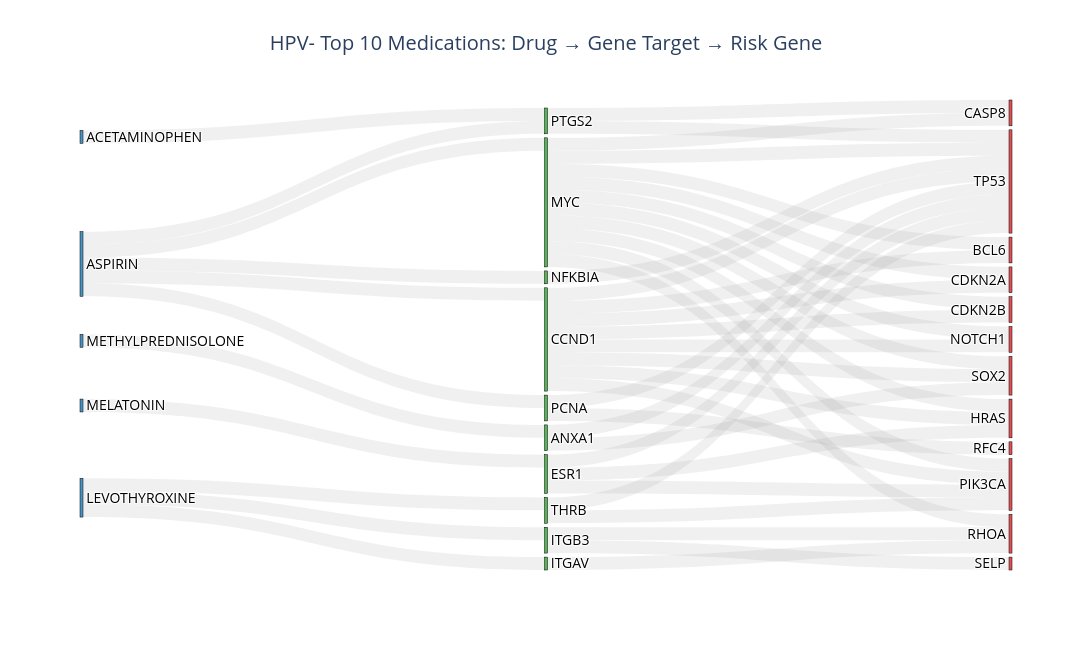
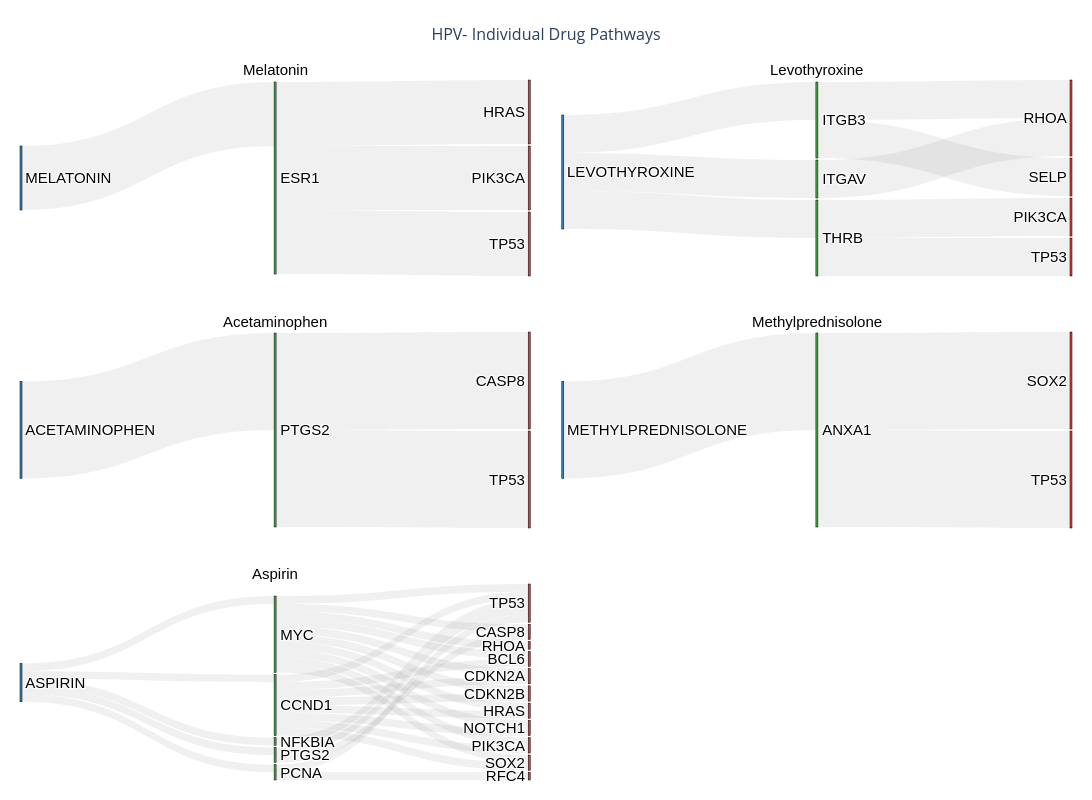

The notebook cell these images were saved under, in order:
### Code cell
# HPV- cohort: Create Sankey diagrams
results_hpv_neg = create_sankey_diagrams(
    cohort='HPV-',
    top_n=10,
    show_combined=True,
    show_individual=True
)

### Figure 1 — Plotly figure (JSON) as saved in the notebook; plotly's stock layout.template omitted (floating-point values rounded to 4 significant figures)
{"data": [{"link": {"color": "rgba(128, 128, 128, 0.12)", "source": [13, 8, 8, 8, 12, 25, 12, 10, 12, 11, 11, 25, 0, 20, 20, 14, 1, 1, 2, 15, 2, 5, 2, 15, 15, 5, 15, 5, 15, 5, 15, 5, 15, 5, 2, 18, 15, 15, 5, 2, 16, 18, 15, 5], "target": [8, 9, 19, 26, 25, 19, 10, 22, 11, 22, 23, 26, 20, 4, 26, 1, 24, 26, 15, 3, 5, 3, 20, 4, 6, 6, 7, 7, 9, 9, 17, 17, 19, 19, 18, 21, 22, 24, 24, 16, 26, 26, 26, 26], "value": [0.03, 0.03, 0.03, 0.03, 0.03, 0.03, 0.03, 0.03, 0.03, 0.03, 0.03, 0.03, 0.03, 0.03, 0.03, 0.03, 0.03, 0.03, 0.03, 0.03, 0.03, 0.03, 0.03, 0.03, 0.03, 0.03, 0.03, 0.03, 0.03, 0.03, 0.03, 0.03, 0.03, 0.03, 0.03, 0.03, 0.03, 0.03, 0.03, 0.03, 0.03, 0.03, 0.03, 0.03]}, "node": {"color": ["rgba(31, 119, 180, 0.8)", "rgba(44, 160, 44, 0.8)", "rgba(31, 119, 180, 0.8)", "rgba(214, 39, 40, 0.8)", "rgba(214, 39, 40, 0.8)", "rgba(44, 160, 44, 0.8)", "rgba(214, 39, 40, 0.8)", "rgba(214, 39, 40, 0.8)", "rgba(44, 160, 44, 0.8)", "rgba(214, 39, 40, 0.8)", "rgba(44, 160, 44, 0.8)", "rgba(44, 160, 44, 0.8)", "rgba(31, 119, 180, 0.8)", "rgba(31, 119, 180, 0.8)", "rgba(31, 119, 180, 0.8)", "rgba(44, 160, 44, 0.8)", "rgba(44, 160, 44, 0.8)", "rgba(214, 39, 40, 0.8)", "rgba(44, 160, 44, 0.8)", "rgba(214, 39, 40, 0.8)", "rgba(44, 160, 44, 0.8)", "rgba(214, 39, 40, 0.8)", "rgba(214, 39, 40, 0.8)", "rgba(214, 39, 40, 0.8)", "rgba(214, 39, 40, 0.8)", "rgba(44, 160, 44, 0.8)", "rgba(214, 39, 40, 0.8)"], "label": ["ACETAMINOPHEN", "ANXA1", "ASPIRIN", "BCL6", "CASP8", "CCND1", "CDKN2A", "CDKN2B", "ESR1", "HRAS", "ITGAV", "ITGB3", "LEVOTHYROXINE", "MELATONIN", "METHYLPREDNISOLONE", "MYC", "NFKBIA", "NOTCH1", "PCNA", "PIK3CA", "PTGS2", "RFC4", "RHOA", "SELP", "SOX2", "THRB", "TP53"], "line": {"color": "black", "width": 0.5}, "pad": 4, "thickness": 3, "x": [0.001, 0.5, 0.001, 0.999, 0.999, 0.5, 0.999, 0.999, 0.5, 0.999, 0.5, 0.5, 0.001, 0.001, 0.001, 0.5, 0.5, 0.999, 0.5, 0.999, 0.5, 0.999, 0.999, 0.999, 0.999, 0.5, 0.999]}, "textfont": {"color": "black", "size": 14}, "type": "sankey"}], "layout": {"font": {"size": 14}, "height": 650, "title": {"text": "HPV- Top 10 Medications: Drug → Gene Target → Risk Gene", "x": 0.5, "xanchor": "center"}, "width": 1400}}

### Figure 2 — Plotly figure (JSON) as saved in the notebook; plotly's stock layout.template omitted (floating-point values rounded to 4 significant figures)
{"data": [{"arrangement": "snap", "domain": {"x": [0, 0.485], "y": [0.72, 1]}, "link": {"color": "rgba(128, 128, 128, 0.12)", "source": [0, 1, 1, 1], "target": [1, 2, 3, 4], "value": [0.015, 0.015, 0.015, 0.015]}, "node": {"color": ["rgba(31, 119, 180, 0.9)", "rgba(44, 160, 44, 0.9)", "rgba(214, 39, 40, 0.9)", "rgba(214, 39, 40, 0.9)", "rgba(214, 39, 40, 0.9)"], "label": ["MELATONIN", "ESR1", "HRAS", "PIK3CA", "TP53"], "line": {"color": "black", "width": 0.5}, "pad": 2, "thickness": 2}, "textfont": {"color": "black", "family": "Arial", "size": 15}, "type": "sankey", "valueformat": ".3f"}, {"arrangement": "snap", "domain": {"x": [0.515, 1], "y": [0.72, 1]}, "link": {"color": "rgba(128, 128, 128, 0.12)", "source": [0, 0, 0, 3, 1, 2, 2, 3], "target": [3, 1, 2, 4, 5, 5, 6, 7], "value": [0.015, 0.015, 0.015, 0.015, 0.015, 0.015, 0.015, 0.015]}, "node": {"color": ["rgba(31, 119, 180, 0.9)", "rgba(44, 160, 44, 0.9)", "rgba(44, 160, 44, 0.9)", "rgba(44, 160, 44, 0.9)", "rgba(214, 39, 40, 0.9)", "rgba(214, 39, 40, 0.9)", "rgba(214, 39, 40, 0.9)", "rgba(214, 39, 40, 0.9)"], "label": ["LEVOTHYROXINE", "ITGAV", "ITGB3", "THRB", "PIK3CA", "RHOA", "SELP", "TP53"], "line": {"color": "black", "width": 0.5}, "pad": 2, "thickness": 2}, "textfont": {"color": "black", "family": "Arial", "size": 15}, "type": "sankey", "valueformat": ".3f"}, {"arrangement": "snap", "domain": {"x": [0, 0.485], "y": [0.36, 0.64]}, "link": {"color": "rgba(128, 128, 128, 0.12)", "source": [0, 1, 1], "target": [1, 2, 3], "value": [0.015, 0.015, 0.015]}, "node": {"color": ["rgba(31, 119, 180, 0.9)", "rgba(44, 160, 44, 0.9)", "rgba(214, 39, 40, 0.9)", "rgba(214, 39, 40, 0.9)"], "label": ["ACETAMINOPHEN", "PTGS2", "CASP8", "TP53"], "line": {"color": "black", "width": 0.5}, "pad": 2, "thickness": 2}, "textfont": {"color": "black", "family": "Arial", "size": 15}, "type": "sankey", "valueformat": ".3f"}, {"arrangement": "snap", "domain": {"x": [0.515, 1], "y": [0.36, 0.64]}, "link": {"color": "rgba(128, 128, 128, 0.12)", "source": [0, 1, 1], "target": [1, 2, 3], "value": [0.015, 0.015, 0.015]}, "node": {"color": ["rgba(31, 119, 180, 0.9)", "rgba(44, 160, 44, 0.9)", "rgba(214, 39, 40, 0.9)", "rgba(214, 39, 40, 0.9)"], "label": ["METHYLPREDNISOLONE", "ANXA1", "SOX2", "TP53"], "line": {"color": "black", "width": 0.5}, "pad": 2, "thickness": 2}, "textfont": {"color": "black", "family": "Arial", "size": 15}, "type": "sankey", "valueformat": ".3f"}, {"arrangement": "snap", "domain": {"x": [0, 0.485], "y": [0, 0.28]}, "link": {"color": "rgba(128, 128, 128, 0.12)", "source": [0, 0, 0, 0, 0, 5, 5, 2, 1, 2, 2, 1, 2, 1, 2, 1, 2, 1, 2, 1, 4, 2, 2, 1, 3, 4, 2, 1], "target": [2, 1, 5, 4, 3, 7, 16, 6, 6, 7, 8, 8, 9, 9, 10, 10, 11, 11, 12, 12, 13, 14, 15, 15, 16, 16, 16, 16], "value": [0.015, 0.015, 0.015, 0.015, 0.015, 0.015, 0.015, 0.015, 0.015, 0.015, 0.015, 0.015, 0.015, 0.015, 0.015, 0.015, 0.015, 0.015, 0.015, 0.015, 0.015, 0.015, 0.015, 0.015, 0.015, 0.015, 0.015, 0.015]}, "node": {"color": ["rgba(31, 119, 180, 0.9)", "rgba(44, 160, 44, 0.9)", "rgba(44, 160, 44, 0.9)", "rgba(44, 160, 44, 0.9)", "rgba(44, 160, 44, 0.9)", "rgba(44, 160, 44, 0.9)", "rgba(214, 39, 40, 0.9)", "rgba(214, 39, 40, 0.9)", "rgba(214, 39, 40, 0.9)", "rgba(214, 39, 40, 0.9)", "rgba(214, 39, 40, 0.9)", "rgba(214, 39, 40, 0.9)", "rgba(214, 39, 40, 0.9)", "rgba(214, 39, 40, 0.9)", "rgba(214, 39, 40, 0.9)", "rgba(214, 39, 40, 0.9)", "rgba(214, 39, 40, 0.9)"], "label": ["ASPIRIN", "CCND1", "MYC", "NFKBIA", "PCNA", "PTGS2", "BCL6", "CASP8", "CDKN2A", "CDKN2B", "HRAS", "NOTCH1", "PIK3CA", "RFC4", "RHOA", "SOX2", "TP53"], "line": {"color": "black", "width": 0.5}, "pad": 2, "thickness": 2}, "textfont": {"color": "black", "family": "Arial", "size": 15}, "type": "sankey", "valueformat": ".3f"}], "layout": {"annotations": [{"font": {"color": "black", "family": "Arial", "size": 15}, "showarrow": false, "text": "Melatonin", "x": 0.2425, "xanchor": "center", "xref": "paper", "y": 1, "yanchor": "bottom", "yref": "paper"}, {"font": {"color": "black", "family": "Arial", "size": 15}, "showarrow": false, "text": "Levothyroxine", "x": 0.7575, "xanchor": "center", "xref": "paper", "y": 1, "yanchor": "bottom", "yref": "paper"}, {"font": {"color": "black", "family": "Arial", "size": 15}, "showarrow": false, "text": "Acetaminophen", "x": 0.2425, "xanchor": "center", "xref": "paper", "y": 0.64, "yanchor": "bottom", "yref": "paper"}, {"font": {"color": "black", "family": "Arial", "size": 15}, "showarrow": false, "text": "Methylprednisolone", "x": 0.7575, "xanchor": "center", "xref": "paper", "y": 0.64, "yanchor": "bottom", "yref": "paper"}, {"font": {"color": "black", "family": "Arial", "size": 15}, "showarrow": false, "text": "Aspirin", "x": 0.2425, "xanchor": "center", "xref": "paper", "y": 0.28, "yanchor": "bottom", "yref": "paper"}], "font": {"size": 15}, "height": 800, "margin": {"b": 20, "l": 20, "r": 20, "t": 80}, "showlegend": false, "title": {"font": {"size": 16}, "text": "HPV- Individual Drug Pathways<br>", "x": 0.5, "xanchor": "center"}, "width": 1200}}
